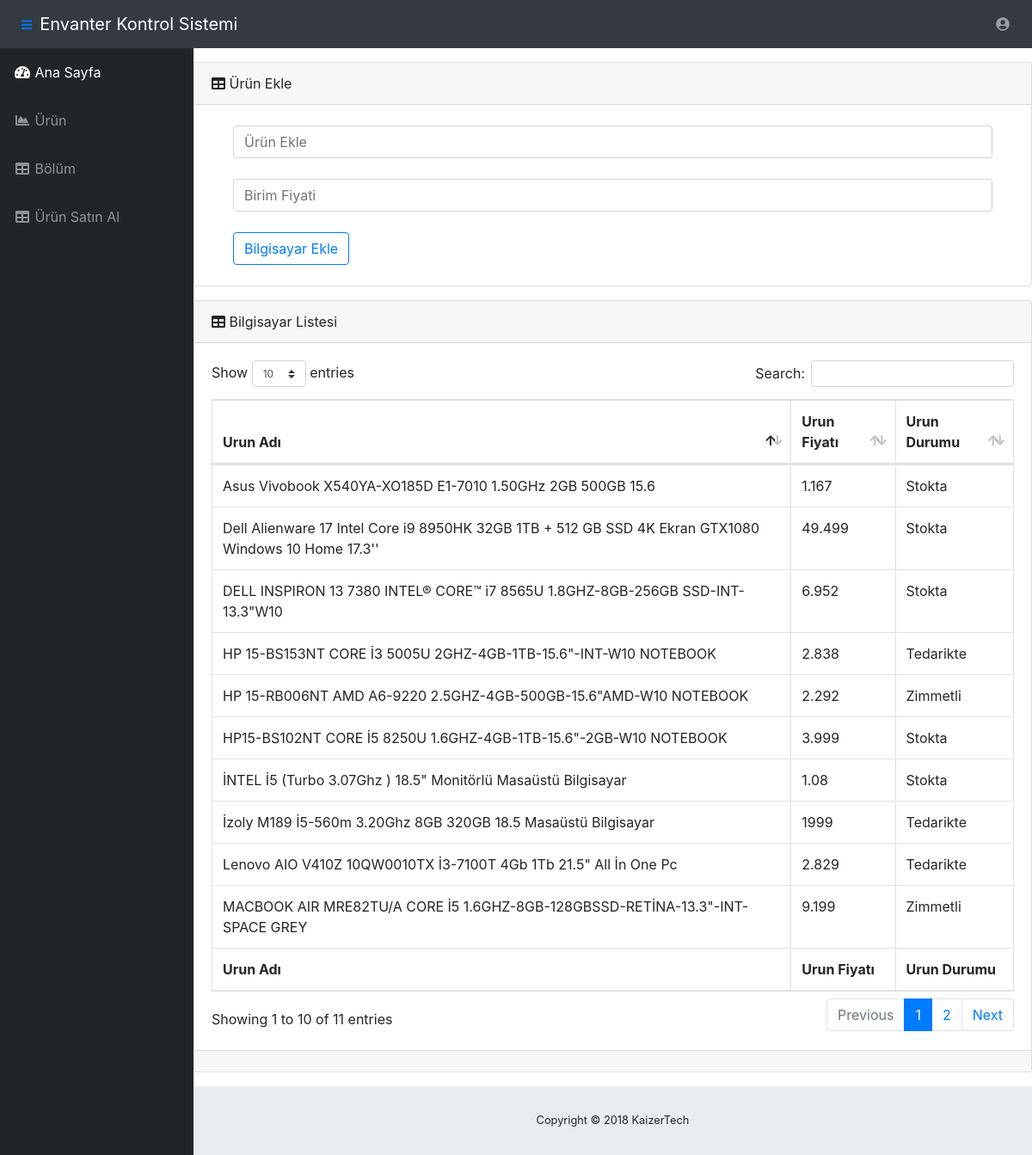
Page /KaizerTech_HW/user/bilgisayar on the committed database.
### tables this page shows
CREATE TABLE `urun` (
  `urun_id` int(11) NOT NULL,
  `urun_adi` varchar(100) DEFAULT NULL,
  `birim_fiyati` float DEFAULT NULL,
  `urun_durumu` int(2) DEFAULT '0'
);

### KaizerTech_HW/application/controllers/User.php (called while the page is built, shortened)
<?php
class User extends CI_Controller {
public function __construct(){
  			$this->load->helper('url');
  	 		$this->load->model('user_model');
        $this->load->library('session');
        $this->load->model('getDepartman');
        $this->load->model('getUrun');
        $this->load->model('getZimmet');
}
function bilgisayar(){
  $bilgisayarData['bilgisayar'] = $this->getUrun->getbilgisayars();
  $this->load->view("bilgisayar.php",$bilgisayarData);
}
}
?>

### KaizerTech_HW/index.php (called while the page is built, shortened)
<?php
require_once BASEPATH.'core/CodeIgniter.php';

### KaizerTech_HW/application/models/getUrun.php (called while the page is built, shortened)
<?php
class getUrun extends CI_model{
    public function getbilgisayars(){
      $this->db->select('*');
      $this->db->from('urun');
      $query = $this->db->get();
      return $query->result();
    }
}
 ?>

### KaizerTech_HW/application/views/bilgisayar.php (the view, shortened to what this page needs)
<!DOCTYPE html>
<html lang="en">
  <head>
    <link href="<?php echo base_url('vendor/bootstrap/css/bootstrap.min.css'); ?>" rel="stylesheet">
    <link href="<?php echo base_url('vendor/fontawesome-free/css/all.min.css'); ?>" rel="stylesheet" type="text/css">
    <link href="<?php echo base_url('vendor/datatables/dataTables.bootstrap4.css'); ?>" rel="stylesheet">
    <link href="<?php echo base_url('css/sb-admin.css'); ?>" rel="stylesheet">
  </head>
  <body id="page-top">
    <nav class="navbar navbar-expand navbar-dark bg-dark static-top">
      <button class="btn btn-link btn-sm text-blue order-sm-0" id="sidebarToggle" href="#">
        <i class="fas fa-bars"></i>
      </button>
      <a class="navbar-brand mr-1" href="index.html">Envanter Kontrol Sistemi</a>
      <ul class="navbar-nav ml-auto ml-md-0">
        <li class="nav-item dropdown no-arrow">
          <a class="nav-link dropdown-toggle" href="#" id="userDropdown" role="button" data-toggle="dropdown" aria-haspopup="true" aria-expanded="false">
            <i class="fas fa-user-circle fa-fw"></i>
          </a>
        </li>
      </ul>
    </nav>
    <div id="wrapper">
      <ul class="sidebar navbar-nav">
        <li class="nav-item active">
          <a class="nav-link" href="<?php echo base_url('user/user_profile'); ?>">
            <i class="fas fa-fw fa-tachometer-alt"></i>
            <span>Ana Sayfa</span>
          </a>
        </li>
        <li class="nav-item">
          <a class="nav-link" href="<?php echo base_url('user/urun'); ?>">
            <i class="fas fa-fw fa-chart-area"></i>
            <span>Ürün</span></a>
        </li>
        <li class="nav-item">
          <a class="nav-link" href="<?php echo base_url('user/bolum'); ?>">
            <i class="fas fa-fw fa-table"></i>
            <span>Bölüm</span></a>
        </li>
        <li class="nav-item">
          <a class="nav-link" href="<?php echo base_url('user/satinAl'); ?>">
            <i class="fas fa-fw fa-table"></i>
            <span>Ürün Satın Al</span></a>
        </li>
      </ul>
      <div id="content-wrapper">
        <div class="card mb-3">
          <div class="card-header">
            <i class="fas fa-table"></i>
            Ürün Ekle
          </div>
            <div class="container-fluid">
                <form role="form" method="post" action="<?php echo base_url('user/bilgisayarAdd'); ?>">
                  <div class="col">
                    <div class="col">
                      <input type="text" name="urun_adi" class="form-control" placeholder="Ürün Ekle"></br>
                    </div>
                    <div class="col">
                      <input type="text" name="birim_fiyati" class="form-control" placeholder="Birim Fiyati"></br>
                    </div>
                    <div class="col">
                    <button type="submit" class="btn btn-outline-primary">Bilgisayar Ekle</button>
                  </div>
                </div>
                </form>
            </div>
          </div>
          <div class="card mb-3">
            <div class="card-header">
              <i class="fas fa-table"></i>
              Bilgisayar Listesi
            </div>
              <div class="card-body">
              <div class="table-responsive">
                <table class="table table-bordered" id="dataTable" width="100%" cellspacing="0" >
                  <thead>
                    <tr>
                      <th>Urun Adı</th>
                      <th>Urun Fiyatı</th>
                      <th>Urun Durumu</th>
                    </tr>
                  </thead>
                  <tfoot>
                    <tr>
                      <th>Urun Adı</th>
                      <th>Urun Fiyatı</th>
                      <th>Urun Durumu</th>
                    </tr>
                  </tfoot>
                  <tbody>
                      <?php
                      foreach ($bilgisayar as $row) {
                      echo "<tr>";
                      echo "<td>".$row->urun_adi."</td>";
                      echo "<td>".$row->birim_fiyati."</td>";
                      switch ($row->urun_durumu) {
                        case 0:
                          echo "<td>Stokta</td>";
                          break;
                        case 1:
                          echo "<td>Zimmetli</td>";
                          break;
                        case 3:
                          echo "<td>Tedarikte</td>";
                          break;
                      }
                      echo "</tr>";
                        }
                       ?>
                  </tbody>
                </table>
              </div>
            </div>
            <div class="card-footer small text-muted">
            </div>
          </div>
        </div>
        <footer class="sticky-footer">
          <div class="container my-auto">
            <div class="copyright text-center my-auto">
              <span>Copyright © 2018 KaizerTech</span>
            </div>
          </div>
        </footer>
      </div>
  </body>
</html>

### KaizerTech_HW/css/sb-admin.css (style rules this page uses)
html { position: relative; min-height: 100%; }
body { height: 100%; }
#wrapper { display: -webkit-box; display: -ms-flexbox; display: flex; }
#wrapper #content-wrapper { overflow-x: hidden; width: 100%; padding-top: 1rem; padding-bottom: 80px; }
.navbar-nav .nav-item.active .nav-link { color: #fff; }
.navbar-nav .nav-item.dropdown .dropdown-toggle::after { width: 1rem; text-align: center; float: right; vertical-align: 0; border: 0; font-weight: 900; content: '\f105'; font-family: 'Font Awesome 5 Free'; }
.navbar-nav .nav-item.dropdown.no-arrow .dropdown-toggle::after { display: none; }
.sidebar { width: 90px !important; background-color: #212529; min-height: calc(100vh - 56px); }
.sidebar .nav-item:last-child { margin-bottom: 1rem; }
.sidebar .nav-item .nav-link { text-align: center; padding: 0.75rem 1rem; width: 90px; }
.sidebar .nav-item .nav-link span { font-size: 0.65rem; display: block; }
.sidebar .nav-item .nav-link { color: rgba(255, 255, 255, 0.5); }
@media (min-width: 768px) { .sidebar { width: 225px !important; } }
@media (min-width: 768px) { .sidebar .nav-item .nav-link { display: block; width: 100%; text-align: left; padding: 1rem; width: 225px; } }
@media (min-width: 768px) { .sidebar .nav-item .nav-link span { font-size: 1rem; display: inline; } }
:root { --input-padding-x: 0.75rem; --input-padding-y: 0.75rem; }
footer.sticky-footer { display: -webkit-box; display: -ms-flexbox; display: flex; position: absolute; right: 0; bottom: 0; width: calc(100% - 90px); height: 80px; background-color: #e9ecef; }
footer.sticky-footer .copyright { line-height: 1; font-size: 0.8rem; }
@media (min-width: 768px) { footer.sticky-footer { width: calc(100% - 225px); } }

### rows in the picture
urun: urun_adi "HP15-BS102NT CORE İ5 8250U 1.6GHZ-4GB-1TB-15.6\"-2GB-W10 NOTEBOOK", birim_fiyati "3.999", urun_durumu "Stokta"
urun: urun_adi "DELL INSPIRON 13 7380 INTEL® CORE™ i7 8565U 1.8GHZ-8GB-256GB SSD-INT-13.3\"W10", birim_fiyati "6.952", urun_durumu "Stokta"
urun: urun_adi "HP 15-RB006NT AMD A6-9220 2.5GHZ-4GB-500GB-15.6\"AMD-W10 NOTEBOOK", birim_fiyati "2.292", urun_durumu "Zimmetli"
urun: urun_adi "HP 15-BS153NT CORE İ3 5005U 2GHZ-4GB-1TB-15.6\"-INT-W10 NOTEBOOK", birim_fiyati "2.838", urun_durumu "Tedarikte"
urun: urun_adi "MACBOOK AIR MRE82TU/A CORE İ5 1.6GHZ-8GB-128GBSSD-RETİNA-13.3\"-INT-SPACE GREY", birim_fiyati "9.199", urun_durumu "Zimmetli"
urun: urun_adi "Asus Vivobook X540YA-XO185D E1-7010 1.50GHz 2GB 500GB 15.6", birim_fiyati "1.167", urun_durumu "Stokta"
urun: urun_adi "İzoly M189 İ5-560m 3.20Ghz 8GB 320GB 18.5 Masaüstü Bilgisayar", birim_fiyati "1999", urun_durumu "Tedarikte"
urun: urun_adi "İNTEL İ5 (Turbo 3.07Ghz ) 18.5\" Monitörlü Masaüstü Bilgisayar", birim_fiyati "1.08", urun_durumu "Stokta"
urun: urun_adi "Lenovo AIO V410Z 10QW0010TX İ3-7100T 4Gb 1Tb 21.5\" All İn One Pc", birim_fiyati "2.829", urun_durumu "Tedarikte"
urun: urun_adi "Dell Alienware 17 Intel Core i9 8950HK 32GB 1TB + 512 GB SSD 4K Ekran GTX1080 Windows 10 Home 17.3''", birim_fiyati "49.499", urun_durumu "Stokta"
